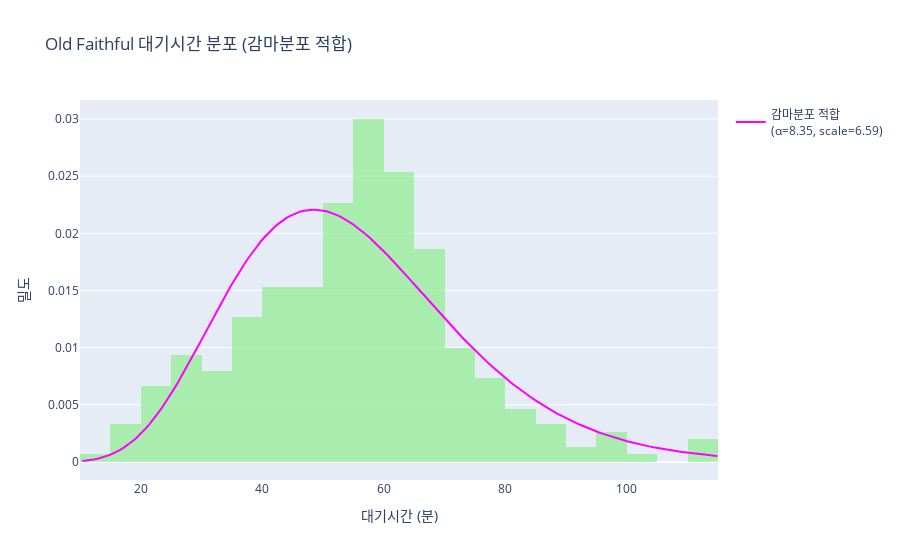

The code cell stored with this chart in its notebook:
### Code cell
# 1.3 Old Faithful 대기시간: 감마분포 적합 (plotly express)
# Old Faithful 대기시간(감마 혼합) 가상 데이터 생성
np.random.seed(0)
waiting_times = np.concatenate([
    stats.gamma.rvs(a=5, scale=10, size=150),
    stats.gamma.rvs(a=30, scale=2, size=150)
])

ag, locg, scaleg = stats.gamma.fit(waiting_times, floc=0)
xg = np.linspace(waiting_times.min(), waiting_times.max(), 200)
df_wait = pd.DataFrame({'대기시간': waiting_times})

fig3 = px.histogram(
    df_wait, x='대기시간', nbins=30, histnorm='probability density',
    opacity=0.7, color_discrete_sequence=['lightgreen'],
    labels={'대기시간': '대기시간 (분)'},
    title="Old Faithful 대기시간 분포 (감마분포 적합)"
)
fig3.add_scatter(
    x=xg, y=stats.gamma.pdf(xg, a=ag, loc=locg, scale=scaleg),
    mode='lines', name=f"감마분포 적합<br>(α={ag:.2f}, scale={scaleg:.2f})", line=dict(color='magenta')
)
fig3.update_layout(
    xaxis_title="대기시간 (분)",
    yaxis_title="밀도"
)
fig3.show()

### Figure 1 — Plotly figure (JSON) as saved in the notebook; plotly's stock layout.template omitted (floating-point values rounded to 4 significant figures; data arrays with more than 128 entries replaced by an {"elided": "..."} marker saying what was removed)
{"data": [{"bingroup": "x", "histnorm": "probability density", "hovertemplate": "대기시간 (분)=%{x}<br>probability density=%{y}<extra></extra>", "legendgroup": "", "marker": {"color": "lightgreen", "opacity": 0.7, "pattern": {"shape": ""}}, "name": "", "nbinsx": 30, "orientation": "v", "showlegend": false, "type": "histogram", "x": {"elided": "300 float values"}, "xaxis": "x", "yaxis": "y"}, {"line": {"color": "magenta"}, "mode": "lines", "name": "감마분포 적합<br>(α=8.35, scale=6.59)", "type": "scatter", "x": {"elided": "200 float values"}, "y": {"elided": "200 float values"}}], "layout": {"barmode": "relative", "legend": {"tracegroupgap": 0}, "title": {"text": "Old Faithful 대기시간 분포 (감마분포 적합)"}, "xaxis": {"anchor": "y", "domain": [0, 1], "title": {"text": "대기시간 (분)"}}, "yaxis": {"anchor": "x", "domain": [0, 1], "title": {"text": "밀도"}}}}
